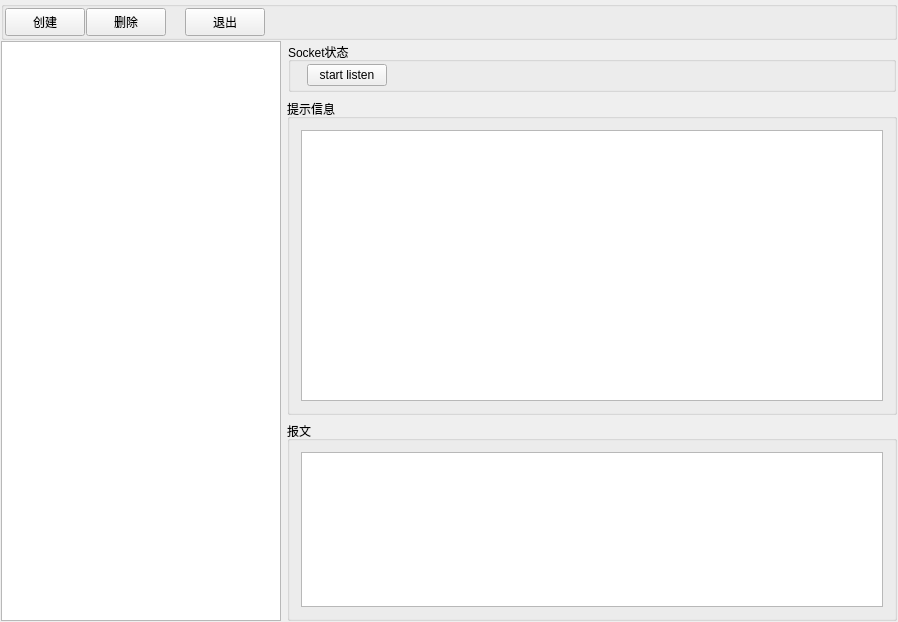
<?xml version="1.0" encoding="UTF-8"?>
<ui version="4.0">
 <class>MainWindow</class>
 <widget class="QMainWindow" name="MainWindow">
  <property name="geometry">
   <rect>
    <x>0</x>
    <y>0</y>
    <width>898</width>
    <height>622</height>
   </rect>
  </property>
  <property name="windowTitle">
   <string>TCP/UDP Socket 调试工具 [数据收发窗口]</string>
  </property>
  <property name="windowIcon">
   <iconset>
    <normaloff>ico.ico</normaloff>ico.ico</iconset>
  </property>
  <widget class="QWidget" name="centralWidget">
   <layout class="QVBoxLayout" name="verticalLayout_2">
    <property name="spacing">
     <number>1</number>
    </property>
    <property name="leftMargin">
     <number>1</number>
    </property>
    <property name="topMargin">
     <number>1</number>
    </property>
    <property name="rightMargin">
     <number>1</number>
    </property>
    <property name="bottomMargin">
     <number>1</number>
    </property>
    <item>
     <widget class="QGroupBox" name="groupBox_top">
      <property name="sizePolicy">
       <sizepolicy hsizetype="Preferred" vsizetype="Fixed">
        <horstretch>0</horstretch>
        <verstretch>0</verstretch>
       </sizepolicy>
      </property>
      <property name="title">
       <string/>
      </property>
      <layout class="QHBoxLayout" name="horizontalLayout_3">
       <property name="spacing">
        <number>1</number>
       </property>
       <property name="leftMargin">
        <number>1</number>
       </property>
       <property name="topMargin">
        <number>1</number>
       </property>
       <property name="rightMargin">
        <number>1</number>
       </property>
       <property name="bottomMargin">
        <number>1</number>
       </property>
       <item>
        <widget class="QPushButton" name="pushButton_create">
         <property name="minimumSize">
          <size>
           <width>0</width>
           <height>28</height>
          </size>
         </property>
         <property name="maximumSize">
          <size>
           <width>16777215</width>
           <height>28</height>
          </size>
         </property>
         <property name="text">
          <string>创建</string>
         </property>
        </widget>
       </item>
       <item>
        <widget class="QPushButton" name="pushButton_delete">
         <property name="minimumSize">
          <size>
           <width>0</width>
           <height>28</height>
          </size>
         </property>
         <property name="maximumSize">
          <size>
           <width>16777215</width>
           <height>28</height>
          </size>
         </property>
         <property name="text">
          <string>删除</string>
         </property>
        </widget>
       </item>
       <item>
        <spacer name="horizontalSpacer_2">
         <property name="orientation">
          <enum>Qt::Horizontal</enum>
         </property>
         <property name="sizeType">
          <enum>QSizePolicy::Fixed</enum>
         </property>
         <property name="sizeHint" stdset="0">
          <size>
           <width>18</width>
           <height>20</height>
          </size>
         </property>
        </spacer>
       </item>
       <item>
        <widget class="QPushButton" name="pushButton_exit">
         <property name="minimumSize">
          <size>
           <width>0</width>
           <height>28</height>
          </size>
         </property>
         <property name="maximumSize">
          <size>
           <width>16777215</width>
           <height>28</height>
          </size>
         </property>
         <property name="text">
          <string>退出</string>
         </property>
        </widget>
       </item>
       <item>
        <spacer name="horizontalSpacer">
         <property name="orientation">
          <enum>Qt::Horizontal</enum>
         </property>
         <property name="sizeHint" stdset="0">
          <size>
           <width>40</width>
           <height>20</height>
          </size>
         </property>
        </spacer>
       </item>
      </layout>
     </widget>
    </item>
    <item>
     <layout class="QHBoxLayout" name="horizontalLayout_4">
      <item>
       <widget class="QTreeWidget" name="treeWidget_root">
        <property name="minimumSize">
         <size>
          <width>280</width>
          <height>0</height>
         </size>
        </property>
        <property name="maximumSize">
         <size>
          <width>190</width>
          <height>16777215</height>
         </size>
        </property>
        <property name="lineWidth">
         <number>1</number>
        </property>
        <property name="columnCount">
         <number>1</number>
        </property>
        <attribute name="headerVisible">
         <bool>false</bool>
        </attribute>
        <column>
         <property name="text">
          <string notr="true">1</string>
         </property>
        </column>
       </widget>
      </item>
      <item>
       <layout class="QVBoxLayout" name="verticalLayout">
        <item>
         <widget class="QFrame" name="content">
          <layout class="QHBoxLayout" name="horizontalLayout_2">
           <property name="spacing">
            <number>1</number>
           </property>
           <property name="leftMargin">
            <number>1</number>
           </property>
           <property name="topMargin">
            <number>1</number>
           </property>
           <property name="rightMargin">
            <number>1</number>
           </property>
           <property name="bottomMargin">
            <number>1</number>
           </property>
           <item>
            <widget class="QGroupBox" name="groupBox_socketStatus_tcpServer">
             <property name="sizePolicy">
              <sizepolicy hsizetype="Preferred" vsizetype="Fixed">
               <horstretch>0</horstretch>
               <verstretch>0</verstretch>
              </sizepolicy>
             </property>
             <property name="minimumSize">
              <size>
               <width>0</width>
               <height>50</height>
              </size>
             </property>
             <property name="maximumSize">
              <size>
               <width>16777215</width>
               <height>90</height>
              </size>
             </property>
             <property name="title">
              <string>Socket状态</string>
             </property>
             <layout class="QHBoxLayout" name="horizontalLayout">
              <property name="leftMargin">
               <number>16</number>
              </property>
              <property name="topMargin">
               <number>1</number>
              </property>
              <property name="rightMargin">
               <number>1</number>
              </property>
              <property name="bottomMargin">
               <number>1</number>
              </property>
              <item>
               <widget class="QPushButton" name="pushButton_listen">
                <property name="text">
                 <string>start listen</string>
                </property>
               </widget>
              </item>
              <item>
               <spacer name="horizontalSpacer_8">
                <property name="orientation">
                 <enum>Qt::Horizontal</enum>
                </property>
                <property name="sizeHint" stdset="0">
                 <size>
                  <width>40</width>
                  <height>20</height>
                 </size>
                </property>
               </spacer>
              </item>
             </layout>
            </widget>
           </item>
          </layout>
         </widget>
        </item>
        <item>
         <widget class="QGroupBox" name="groupBox_2">
          <property name="title">
           <string>提示信息</string>
          </property>
          <layout class="QHBoxLayout" name="horizontalLayout_6">
           <item>
            <widget class="QTextEdit" name="textEdittip"/>
           </item>
          </layout>
         </widget>
        </item>
        <item>
         <widget class="QGroupBox" name="groupBox">
          <property name="sizePolicy">
           <sizepolicy hsizetype="Preferred" vsizetype="Fixed">
            <horstretch>0</horstretch>
            <verstretch>0</verstretch>
           </sizepolicy>
          </property>
          <property name="minimumSize">
           <size>
            <width>0</width>
            <height>200</height>
           </size>
          </property>
          <property name="maximumSize">
           <size>
            <width>16777215</width>
            <height>200</height>
           </size>
          </property>
          <property name="title">
           <string>报文</string>
          </property>
          <layout class="QHBoxLayout" name="horizontalLayout_5">
           <item>
            <widget class="QTextEdit" name="textEditcustom"/>
           </item>
          </layout>
         </widget>
        </item>
       </layout>
      </item>
     </layout>
    </item>
   </layout>
  </widget>
 </widget>
 <layoutdefault spacing="6" margin="11"/>
 <resources/>
 <connections/>
 <slots>
  <slot>on_pushButton_listen_clicked()</slot>
 </slots>
</ui>
